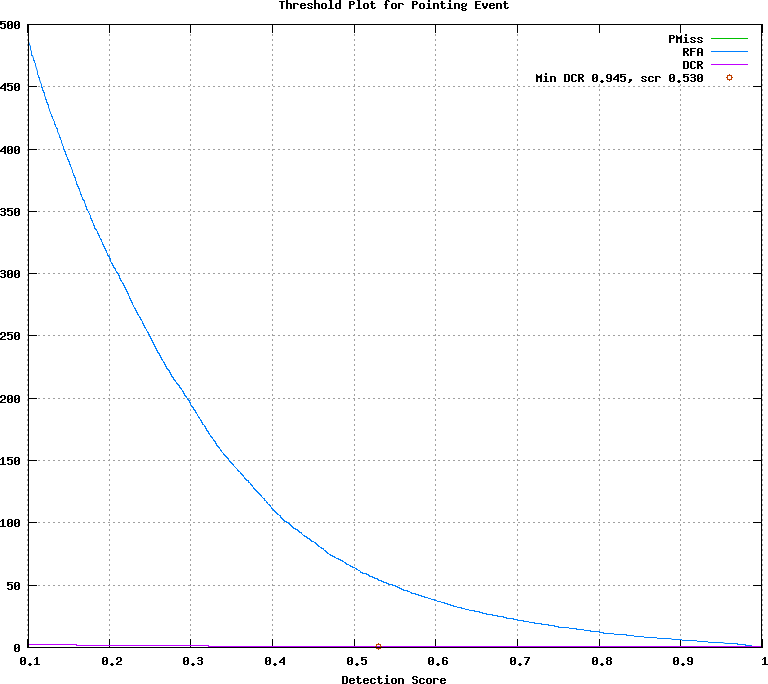

Write the gnuplot code that produced this figure.
## GNUPLOT command file
set terminal postscript color
set style data lines
set title 'Threshold Plot for Pointing Event'
set xlabel 'Detection Score'
set grid
set size ratio 0.85
plot [0.101000:0.999000]  \
  'output.det.Pointing_Event.dat.1' using 1:4 title 'PMiss' with lines lt 2, \
  'output.det.Pointing_Event.dat.1' using 1:5 title 'RFA' with lines lt 3, \
  'output.det.Pointing_Event.dat.1' using 1:6 title 'DCR' with lines lt 4, \
  'output.det.Pointing_Event.dat.2' using 1:2 title 'Min DCR 0.945, scr 0.530' with points lt 6
